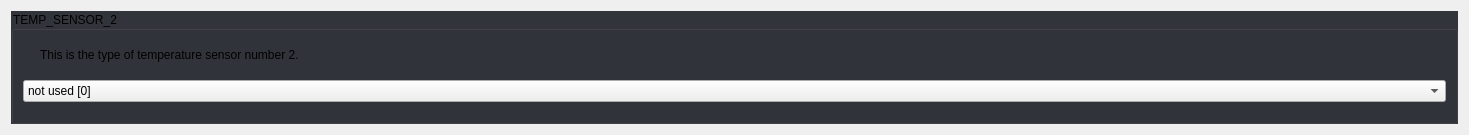
            <widget class="QWidget" name="scrollAreaWidgetContents_3">
             <property name="geometry">
              <rect>
               <x>0</x>
               <y>0</y>
               <width>1469</width>
               <height>135</height>
              </rect>
             </property>
             <property name="styleSheet">
              <string notr="true">#scrollAreaWidgetContents_3 {
	background: rgb(34, 35, 40);
}</string>
             </property>
             <layout class="QGridLayout" name="gridLayout_37">
              <property name="spacing">
               <number>10</number>
              </property>
              <item row="0" column="0">
               <widget class="QGroupBox" name="groupBox_4">
                <property name="focusPolicy">
                 <enum>Qt::StrongFocus</enum>
                </property>
                <property name="styleSheet">
                 <string notr="true">QGroupBox:!disabled {
	background: rgb(50, 52, 59);
}</string>
                </property>
                <property name="title">
                 <string>TEMP_SENSOR_2</string>
                </property>
                <property name="checkable">
                 <bool>false</bool>
                </property>
                <property name="checked">
                 <bool>false</bool>
                </property>
                <layout class="QGridLayout" name="gridLayout_6">
                 <property name="spacing">
                  <number>10</number>
                 </property>
                 <item row="0" column="0">
                  <widget class="QLabel" name="label_10">
                   <property name="sizePolicy">
                    <sizepolicy hsizetype="Fixed" vsizetype="Fixed">
                     <horstretch>0</horstretch>
                     <verstretch>0</verstretch>
                    </sizepolicy>
                   </property>
                   <property name="text">
                    <string/>
                   </property>
                   <property name="pixmap">
                    <pixmap resource="../resources/resources.qrc">:/info_FILL0_wght100_GRAD0_opsz20.svg</pixmap>
                   </property>
                  </widget>
                 </item>
                 <item row="0" column="1">
                  <widget class="QLabel" name="label_11">
                   <property name="text">
                    <string>This is the type of temperature sensor number 2.</string>
                   </property>
                   <property name="wordWrap">
                    <bool>true</bool>
                   </property>
                  </widget>
                 </item>
                 <item row="1" column="0" colspan="2">
                  <widget class="Dropdown" name="uTempSensor2Dropdown">
                   <property name="currentIndex">
                    <number>53</number>
                   </property>
                   <item>
                    <property name="text">
                     <string>MAX31865 with Pt100/Pt1000, 2, 3, or 4-wire (only for sensors 0-1) [-5]</string>
                    </property>
                   </item>
                   <item>
                    <property name="text">
                     <string>MAX31855 with Thermocouple, -200°C to +700°C (only for sensors 0-1) [-3]</string>
                    </property>
                   </item>
                   <item>
                    <property name="text">
                     <string>MAX6675 with Thermocouple, 0°C to +700°C (only for sensors 0-1) [-2]</string>
                    </property>
                   </item>
                   <item>
                    <property name="text">
                     <string>AD8495 with Thermocouple [-4]</string>
                    </property>
                   </item>
                   <item>
                    <property name="text">
                     <string>AD595 with Thermocouple [-1]</string>
                    </property>
                   </item>
                   <item>
                    <property name="text">
                     <string>100kΩ EPCOS - Best choice for EPCOS thermistors [1]</string>
                    </property>
                   </item>
                   <item>
                    <property name="text">
                     <string>100kΩ Same as #1, but 3.3V scaled for MEGA [331]</string>
                    </property>
                   </item>
                   <item>
                    <property name="text">
                     <string>100kΩ Same as #1, but 3.3V scaled for DUE [332]</string>
                    </property>
                   </item>
                   <item>
                    <property name="text">
                     <string>200kΩ ATC Semitec 204GT-2 [2]</string>
                    </property>
                   </item>
                   <item>
                    <property name="text">
                     <string>200kΩ Copymaster 3D [202]</string>
                    </property>
                   </item>
                   <item>
                    <property name="text">
                     <string>???Ω Mendel-parts thermistor [3]</string>
                    </property>
                   </item>
                   <item>
                    <property name="text">
                     <string>10kΩ Generic Thermistor !! DO NOT use for a hotend - it gives bad resolution at high temp. !! [4]</string>
                    </property>
                   </item>
                   <item>
                    <property name="text">
                     <string>100kΩ ATC Semitec 104GT-2/104NT-4-R025H42G - Used in ParCan, J-Head, and E3D, SliceEngineering 300°C [5]</string>
                    </property>
                   </item>
                   <item>
                    <property name="text">
                     <string>100kΩ Zonestar - Tronxy X3A [501]</string>
                    </property>
                   </item>
                   <item>
                    <property name="text">
                     <string>100kΩ Zonestar - used by hot bed in Zonestar Průša P802M [502]</string>
                    </property>
                   </item>
                   <item>
                    <property name="text">
                     <string>100kΩ Zonestar (Z8XM2) Heated Bed thermistor [503]</string>
                    </property>
                   </item>
                   <item>
                    <property name="text">
                     <string>100kΩ Zonestar P802QR2 (Part# QWG-104F-B3950) Hotend Thermistor [504]</string>
                    </property>
                   </item>
                   <item>
                    <property name="text">
                     <string>100kΩ Zonestar P802QR2 (Part# QWG-104F-3950) Bed Thermistor [505]</string>
                    </property>
                   </item>
                   <item>
                    <property name="text">
                     <string>100kΩ RPW-Ultra hotend [512]</string>
                    </property>
                   </item>
                   <item>
                    <property name="text">
                     <string>100kΩ EPCOS - Not as accurate as table #1 (created using a fluke thermocouple) [6]</string>
                    </property>
                   </item>
                   <item>
                    <property name="text">
                     <string>100kΩ Honeywell 135-104LAG-J01 [7]</string>
                    </property>
                   </item>
                   <item>
                    <property name="text">
                     <string>100kΩ Honeywell 135-104LAF-J01 [71]</string>
                    </property>
                   </item>
                   <item>
                    <property name="text">
                     <string>100kΩ Vishay 0603 SMD NTCS0603E3104FXT [8]</string>
                    </property>
                   </item>
                   <item>
                    <property name="text">
                     <string>100kΩ GE Sensing AL03006-58.2K-97-G1 [9]</string>
                    </property>
                   </item>
                   <item>
                    <property name="text">
                     <string>100kΩ RS PRO 198-961 [10]</string>
                    </property>
                   </item>
                   <item>
                    <property name="text">
                     <string>100kΩ Keenovo AC silicone mats, most Wanhao i3 machines - beta 3950, 1% [11]</string>
                    </property>
                   </item>
                   <item>
                    <property name="text">
                     <string>100kΩ Vishay 0603 SMD NTCS0603E3104FXT (#8) - calibrated for Makibox hot bed [12]</string>
                    </property>
                   </item>
                   <item>
                    <property name="text">
                     <string>100kΩ Hisens up to 300°C - for &quot;Simple ONE&quot; &amp; &quot;All In ONE&quot; hotend - beta 3950, 1% [13]</string>
                    </property>
                   </item>
                   <item>
                    <property name="text">
                     <string>100kΩ Calibrated for JGAurora A5 hotend [15]</string>
                    </property>
                   </item>
                   <item>
                    <property name="text">
                     <string>200kΩ ATC Semitec 204GT-2 Dagoma.Fr - MKS_Base_DKU001327 [18]</string>
                    </property>
                   </item>
                   <item>
                    <property name="text">
                     <string>100kΩ GTM32 Pro vB - hotend - 4.7kΩ pullup to 3.3V and 220Ω to analog input [22]</string>
                    </property>
                   </item>
                   <item>
                    <property name="text">
                     <string>100kΩ GTM32 Pro vB - bed - 4.7kΩ pullup to 3.3v and 220Ω to analog input [23]</string>
                    </property>
                   </item>
                   <item>
                    <property name="text">
                     <string>100kΩ Kis3d Silicone heating mat 200W/300W with 6mm precision cast plate (EN AW 5083) NTC100K - beta 3950 [30]</string>
                    </property>
                   </item>
                   <item>
                    <property name="text">
                     <string>100kΩ Maker's Tool Works Kapton Bed Thermistor - beta 3950 [60]</string>
                    </property>
                   </item>
                   <item>
                    <property name="text">
                     <string>100kΩ Formbot/Vivedino 350°C Thermistor - beta 3950 [61]</string>
                    </property>
                   </item>
                   <item>
                    <property name="text">
                     <string>4.7MΩ Dyze Design / Trianglelab T-D500 500°C High Temperature Thermistor [66]</string>
                    </property>
                   </item>
                   <item>
                    <property name="text">
                     <string>500kΩ SliceEngineering 450°C Thermistor [67]</string>
                    </property>
                   </item>
                   <item>
                    <property name="text">
                     <string>PT100 amplifier board from Dyze Design [68]</string>
                    </property>
                   </item>
                   <item>
                    <property name="text">
                     <string>100kΩ bq Hephestos 2 [70]</string>
                    </property>
                   </item>
                   <item>
                    <property name="text">
                     <string>100kΩ Generic Silicon Heat Pad with NTC100K MGB18-104F39050L32 [75]</string>
                    </property>
                   </item>
                   <item>
                    <property name="text">
                     <string>100kΩ Ultimachine Rambo TDK NTCG104LH104KT1 NTC100K motherboard Thermistor [2000]</string>
                    </property>
                   </item>
                   <item>
                    <property name="text">
                     <string>100kΩ EPCOS (1kΩ pullup) [51]</string>
                    </property>
                   </item>
                   <item>
                    <property name="text">
                     <string>200kΩ ATC Semitec 204GT-2 (1kΩ pullup) [52]</string>
                    </property>
                   </item>
                   <item>
                    <property name="text">
                     <string>100kΩ ATC Semitec 104GT-2 - Used in ParCan &amp; J-Head (1kΩ pullup) [55]</string>
                    </property>
                   </item>
                   <item>
                    <property name="text">
                     <string>100kΩ Found on some Wanhao i3 machines with a 10kΩ pull-up resistor [99]</string>
                    </property>
                   </item>
                   <item>
                    <property name="text">
                     <string>Pt100 with 1kΩ pullup (atypical) [110]</string>
                    </property>
                   </item>
                   <item>
                    <property name="text">
                     <string>Pt100 with 4.7kΩ pullup [147]</string>
                    </property>
                   </item>
                   <item>
                    <property name="text">
                     <string>Pt1000 with 1kΩ pullup (atypical) [1010]</string>
                    </property>
                   </item>
                   <item>
                    <property name="text">
                     <string>Pt1000 with 2.2kΩ pullup [1022]</string>
                    </property>
                   </item>
                   <item>
                    <property name="text">
                     <string>Pt1000 with 4.7kΩ pullup (E3D) [1047]</string>
                    </property>
                   </item>
                   <item>
                    <property name="text">
                     <string>Pt100 with circuit in the Ultimainboard V2.x with mainboard ADC reference voltage = INA826 amplifier-board supply voltage. [20]</string>
                    </property>
                   </item>
                   <item>
                    <property name="text">
                     <string>Pt100 with circuit in the Ultimainboard V2.x with 3.3v ADC reference voltage (STM32, LPC176x....) and 5V INA826 amplifier board supply. [21]</string>
                    </property>
                   </item>
                   <item>
                    <property name="text">
                     <string>Pt100 with circuit in Overlord, similar to Ultimainboard V2.x [201]</string>
                    </property>
                   </item>
                   <item>
                    <property name="text">
                     <string>not used [0]</string>
                    </property>
                   </item>
                   <item>
                    <property name="text">
                     <string>Custom - Specify parameters in Configuration_adv.h [1000]</string>
                    </property>
                   </item>
                   <item>
                    <property name="text">
                     <string>Dummy Table that ALWAYS reads 25°C or the temperature defined below. [998]</string>
                    </property>
                   </item>
                   <item>
                    <property name="text">
                     <string>Dummy Table that ALWAYS reads 100°C or the temperature defined below. [999]</string>
                    </property>
                   </item>
                  </widget>
                 </item>
                </layout>
               </widget>
              </item>
             </layout>
            </widget>
